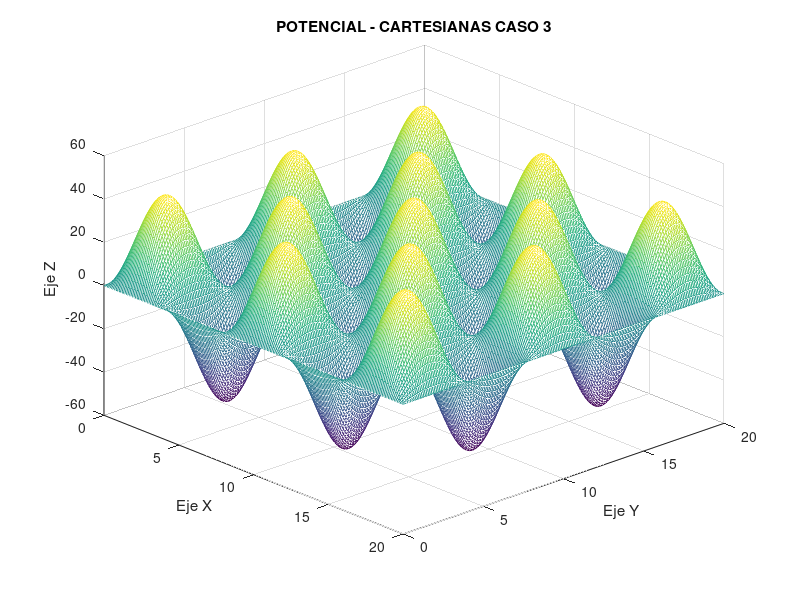

MATLAB code to generate this figure:
%Campo electrico Caso 3 - Catesianas
a=20;
b=20;
z=1;
N=5;
[x,y] = meshgrid(0:0.1:a, 0:0.1:b);
for n=1:N
  f=@(x,y) x.*(y.^2).*sin(n*pi*x/a).*sin(n*pi*y/b);
  v=4*integral2(f,0,b,0,a)*exp(-pi*z*sqrt(((n/a).^2)+(n/b).^2))*sin(n*pi*x/a).*sin(n*pi*y/b)/(a*b);
end

mesh(x,y,v)
xlabel('Eje X')
ylabel('Eje Y')
zlabel('Eje Z')
title('POTENCIAL - CARTESIANAS CASO 3')
view(47,32)